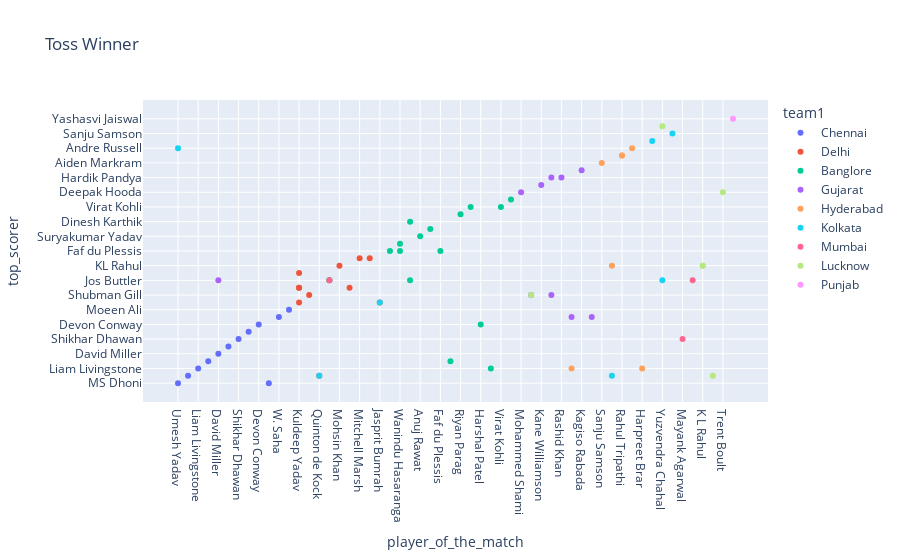

Source (notebook cell):
### Code cell
pm_ts = px.scatter(
    ipl, x='player_of_the_match', y='top_scorer', color='team1',
    title="Toss Winner", labels='center'
    )

pm_ts.show()

### Figure 1 — Plotly figure (JSON) as saved in the notebook; plotly's stock layout.template omitted (floating-point values rounded to 4 significant figures)
{"data": [{"hovertemplate": "team1=Chennai<br>player_of_the_match=%{x}<br>top_scorer=%{y}<extra></extra>", "legendgroup": "Chennai", "marker": {"color": "#636efa", "symbol": "circle"}, "mode": "markers", "name": "Chennai", "orientation": "v", "showlegend": true, "type": "scatter", "x": ["Umesh Yadav", "Evin Lewis", "Liam Livingstone", "Abhishek Sharma", "David Miller", "Mukesh Choudhary", "Shikhar Dhawan", "Ruturaj Gaikwad", "Devon Conway", "Daniel Sams", "W. Saha", "R Aswin"], "xaxis": "x", "y": ["MS Dhoni", "Quinton de Kock", "Liam Livingstone", "Abhishek Sharma", "David Miller", "Tilak Varma", "Shikhar Dhawan", "Ruturaj Gaikwad", "Devon Conway", "MS Dhoni", "W. Saha", "Moeen Ali"], "yaxis": "y"}, {"hovertemplate": "team1=Delhi<br>player_of_the_match=%{x}<br>top_scorer=%{y}<extra></extra>", "legendgroup": "Delhi", "marker": {"color": "#EF553B", "symbol": "circle"}, "mode": "markers", "name": "Delhi", "orientation": "v", "showlegend": true, "type": "scatter", "x": ["Kuldeep Yadav", "Lockie Ferguson", "Quinton de Kock", "Kuldeep Yadav", "Kuldeep Yadav", "Jos Buttler", "Kuldeep Yadav", "Mohsin Khan", "David Warner", "Mitchell Marsh", "Shardul Thakur", "Jasprit Bumrah"], "xaxis": "x", "y": ["Ishan Kishan", "Shubman Gill", "Quinton de Kock", "David Warner", "David Warner", "Jos Buttler", "Nitish Rana", "KL Rahul", "David Warner", "Mitchell Marsh", "Mitchell Marsh", "Ishan Kishan"], "yaxis": "y"}, {"hovertemplate": "team1=Banglore<br>player_of_the_match=%{x}<br>top_scorer=%{y}<extra></extra>", "legendgroup": "Banglore", "marker": {"color": "#00cc96", "symbol": "circle"}, "mode": "markers", "name": "Banglore", "orientation": "v", "showlegend": true, "type": "scatter", "x": ["Odean Smith", "Wanindu Hasaranga", "Dinesh Karthik", "Anuj Rawat", "Shivam Dube", "Dinesh Karthik", "Faf du Plessis", "Marco Jansen", "Riyan Parag", "Rahul Tewatia", "Harshal Patel", "Wanindu Hasaranga", "Jonny Bairstow", "Virat Kohli", "Rajat Patidar", "Jos Buttler"], "xaxis": "x", "y": ["Faf du Plessis", "Sherfane Rutherford", "Jos Buttler", "Suryakumar Yadav", "Shivam Dube", "Dinesh Karthik", "Faf du Plessis", "Abhishek Sharma", "Riyan Parag", "Virat Kohli", "Devon Conway", "Faf du Plessis", "Liam Livingstone", "Virat Kohli", "Rajat Patidar", "Jos Buttler"], "yaxis": "y"}, {"hovertemplate": "team1=Gujarat<br>player_of_the_match=%{x}<br>top_scorer=%{y}<extra></extra>", "legendgroup": "Gujarat", "marker": {"color": "#ab63fa", "symbol": "circle"}, "mode": "markers", "name": "Gujarat", "orientation": "v", "showlegend": true, "type": "scatter", "x": ["Mohammed Shami", "Shubman Gill", "Kane Williamson", "Hardik Pandya", "Rashid Khan", "Umran Malik", "Kagiso Rabada", "Tim David", "David Miller", "Hardik Pandya"], "xaxis": "x", "y": ["Deepak Hooda", "Shubman Gill", "Kane Williamson", "Hardik Pandya", "Hardik Pandya", "W. Saha", "Sai Sudharsan", "W. Saha", "Jos Buttler", "Shubman Gill"], "yaxis": "y"}, {"hovertemplate": "team1=Hyderabad<br>player_of_the_match=%{x}<br>top_scorer=%{y}<extra></extra>", "legendgroup": "Hyderabad", "marker": {"color": "#FFA15A", "symbol": "circle"}, "mode": "markers", "name": "Hyderabad", "orientation": "v", "showlegend": true, "type": "scatter", "x": ["Sanju Samson", "Avesh Khan", "Rahul Tripathi", "Umran Malik", "Andre Russell", "Rahul Tripathi", "Harpreet Brar"], "xaxis": "x", "y": ["Aiden Markram", "KL Rahul", "Rahul Tripathi", "Liam Livingstone", "Andre Russell", "Rahul Tripathi", "Liam Livingstone"], "yaxis": "y"}, {"hovertemplate": "team1=Kolkata<br>player_of_the_match=%{x}<br>top_scorer=%{y}<extra></extra>", "legendgroup": "Kolkata", "marker": {"color": "#19d3f3", "symbol": "circle"}, "mode": "markers", "name": "Kolkata", "orientation": "v", "showlegend": true, "type": "scatter", "x": ["Umesh Yadav", "Pat Cummins", "Yuzvendra Chahal", "Rinku Singh", "Avesh Khan", "Jasprit Bumrah", "Quinton de Kock"], "xaxis": "x", "y": ["Andre Russell", "Pat Cummins", "Jos Buttler", "Sanju Samson", "Quinton de Kock", "Ishan Kishan", "Quinton de Kock"], "yaxis": "y"}, {"hovertemplate": "team1=Mumbai<br>player_of_the_match=%{x}<br>top_scorer=%{y}<extra></extra>", "legendgroup": "Mumbai", "marker": {"color": "#FF6692", "symbol": "circle"}, "mode": "markers", "name": "Mumbai", "orientation": "v", "showlegend": true, "type": "scatter", "x": ["Jos Buttler", "Mayank Agarwal", "Suruakumar Yadav"], "xaxis": "x", "y": ["Jos Buttler", "Shikhar Dhawan", "Jos Buttler"], "yaxis": "y"}, {"hovertemplate": "team1=Lucknow<br>player_of_the_match=%{x}<br>top_scorer=%{y}<extra></extra>", "legendgroup": "Lucknow", "marker": {"color": "#B6E880", "symbol": "circle"}, "mode": "markers", "name": "Lucknow", "orientation": "v", "showlegend": true, "type": "scatter", "x": ["Yuzvendra Chahal", "K L Rahul", "K L Rahul", "Krunal Pandya", "Shubman Gill", "Trent Boult"], "xaxis": "x", "y": ["Shimron Hetmyer", "KL Rahul", "KL Rahul", "Quinton de Kock", "Shubman Gill", "Deepak Hooda"], "yaxis": "y"}, {"hovertemplate": "team1=Punjab<br>player_of_the_match=%{x}<br>top_scorer=%{y}<extra></extra>", "legendgroup": "Punjab", "marker": {"color": "#FF97FF", "symbol": "circle"}, "mode": "markers", "name": "Punjab", "orientation": "v", "showlegend": true, "type": "scatter", "x": ["Yashasvi Jaiswal"], "xaxis": "x", "y": ["Yashasvi Jaiswal"], "yaxis": "y"}], "layout": {"legend": {"title": {"text": "team1"}, "tracegroupgap": 0}, "title": {"text": "Toss Winner"}, "xaxis": {"anchor": "y", "domain": [0, 1], "title": {"text": "player_of_the_match"}}, "yaxis": {"anchor": "x", "domain": [0, 1], "title": {"text": "top_scorer"}}}}
